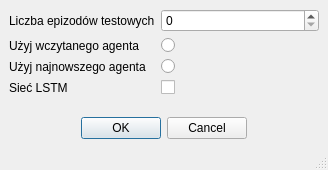
<?xml version="1.0" encoding="UTF-8"?>
<ui version="4.0">
 <class>MainWindow</class>
 <widget class="QMainWindow" name="MainWindow">
  <property name="geometry">
   <rect>
    <x>0</x>
    <y>0</y>
    <width>328</width>
    <height>170</height>
   </rect>
  </property>
  <property name="windowTitle">
   <string>Opcje testów</string>
  </property>
  <widget class="QWidget" name="centralwidget">
   <layout class="QGridLayout" name="gridLayout">
    <item row="0" column="0">
     <layout class="QVBoxLayout" name="verticalLayout">
      <item>
       <layout class="QFormLayout" name="formLayout">
        <item row="0" column="1">
         <widget class="QSpinBox" name="spinBox"/>
        </item>
        <item row="0" column="0">
         <widget class="QLabel" name="label">
          <property name="text">
           <string>Liczba epizodów testowych</string>
          </property>
         </widget>
        </item>
        <item row="1" column="0">
         <widget class="QLabel" name="label_2">
          <property name="text">
           <string>Użyj wczytanego agenta</string>
          </property>
         </widget>
        </item>
        <item row="2" column="0">
         <widget class="QLabel" name="label_3">
          <property name="text">
           <string>Użyj najnowszego agenta</string>
          </property>
         </widget>
        </item>
        <item row="1" column="1">
         <widget class="QRadioButton" name="saved_agent_radio">
          <property name="text">
           <string/>
          </property>
         </widget>
        </item>
        <item row="2" column="1">
         <widget class="QRadioButton" name="newest_agent_radi">
          <property name="text">
           <string/>
          </property>
         </widget>
        </item>
        <item row="3" column="0">
         <widget class="QLabel" name="label_4">
          <property name="text">
           <string>Sieć LSTM</string>
          </property>
         </widget>
        </item>
        <item row="3" column="1">
         <widget class="QCheckBox" name="checkBox">
          <property name="text">
           <string/>
          </property>
         </widget>
        </item>
       </layout>
      </item>
      <item alignment="Qt::AlignHCenter">
       <widget class="QDialogButtonBox" name="buttonBox">
        <property name="standardButtons">
         <set>QDialogButtonBox::Cancel|QDialogButtonBox::Ok</set>
        </property>
       </widget>
      </item>
     </layout>
    </item>
   </layout>
  </widget>
  <widget class="QStatusBar" name="statusbar"/>
 </widget>
 <resources/>
 <connections/>
</ui>
